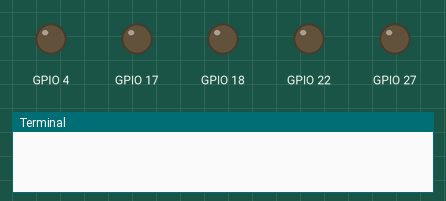
Simulated run of this program. Board: Raspberry Pi (BCM pin numbers). Parts: output pins drawn as LEDs (lit = HIGH), the last lines printed to the terminal. Threads take turns every 2 ms. At 15.0 s the program stops and its outputs stay as they are.

Above: at 0.1 s.
At 10.1 s:
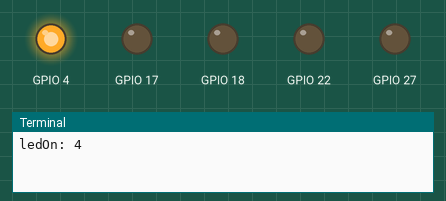
Timing chart, 0 to 16.5 s (numbered marks = the images above):
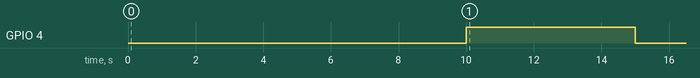

The program:

main.py
```python
import RPi.GPIO as GPIO
from time import sleep
from threading import Timer

try:
    import RPi.GPIO as GPIO
except RuntimeError:
    print("Error importing RPi.GPIO! You may need superuser privileges")

GPIO.setmode(GPIO.BCM)
GPIO.setwarnings(False)

mode = GPIO.getmode()
pinArr = [4, 18, 17, 27, 22]

GPIO.setup(4, GPIO.OUT)
GPIO.setup(18, GPIO.OUT)
GPIO.setup(17, GPIO.OUT)
GPIO.setup(27, GPIO.OUT)
GPIO.setup(22, GPIO.OUT)

def ledOn():
    GPIO.output(4, True)
    print 'ledOn: 4'
    toff = Timer(5, ledOff)
    toff.start()

def ledOff():
    print 'ledOff: 4'
    GPIO.output(4, False)

t = Timer(10, ledOn)
t.start()
#GPIO.output(4, True)
#GPIO.output(18, True)
#GPIO.output(17, True)
#GPIO.output(27, True)
#GPIO.output(22, True)


#GPIO.output(4, False)
#GPIO.output(18, False)
#GPIO.output(17, False)
#GPIO.output(27, False)
#GPIO.output(22, False)
```

Measured:
- by itself, GPIO 4: LOW → HIGH at 10.0 s, → LOW 5.0 s later
